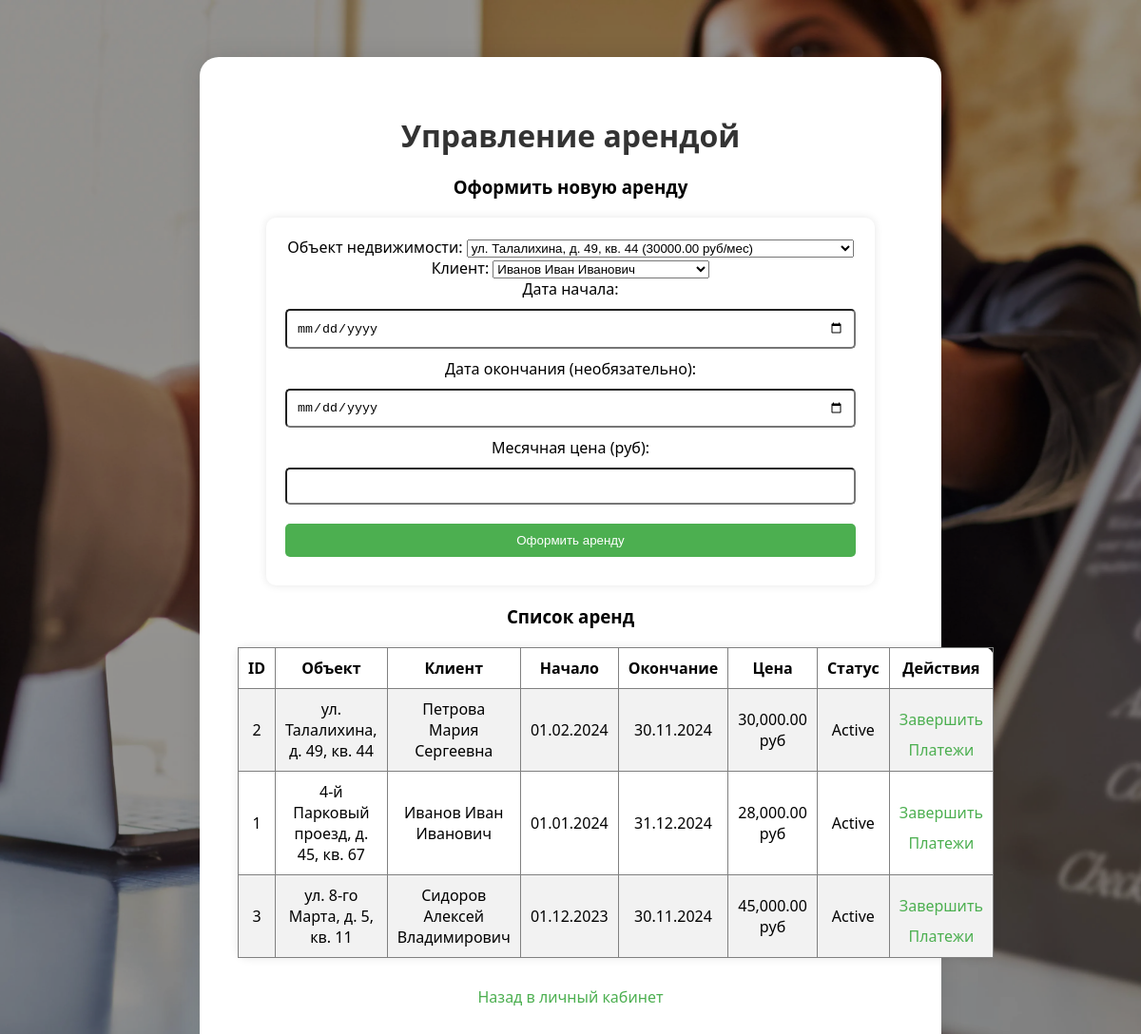
/01v/rentals.php (signed in), run on the app's committed database.
### tables this page shows
CREATE TABLE `rentals` (
  `rental_id` int(11) NOT NULL,
  `property_id` int(11) NOT NULL,
  `client_id` int(11) NOT NULL,
  `user_id` int(11) NOT NULL,
  `start_date` datetime NOT NULL,
  `end_date` datetime DEFAULT NULL,
  `monthly_price` decimal(10,2) NOT NULL,
  `status` enum('Active','Completed','Canceled') DEFAULT 'Active'
);

CREATE TABLE `properties` (
  `property_id` int(11) NOT NULL,
  `address` varchar(255) NOT NULL,
  `category_id` int(11) NOT NULL,
  `square_meters` decimal(10,2) DEFAULT NULL,
  `rooms` int(11) DEFAULT NULL,
  `status` enum('Available','Occupied','Dirty','Cleaning Scheduled','Ready') DEFAULT 'Available',
  `cleaning_date` date DEFAULT NULL,
  `monthly_price` decimal(10,2) NOT NULL,
  `description` text DEFAULT NULL
);

CREATE TABLE `clients` (
  `client_id` int(11) NOT NULL,
  `full_name` varchar(100) NOT NULL,
  `phone` varchar(20) NOT NULL,
  `email` varchar(100) DEFAULT NULL,
  `passport_data` varchar(100) DEFAULT NULL
);

### 01v/rentals.php (the view, shortened to what this page needs)
<?php
require 'db.php';
$rentals = $mysqli->query("
    SELECT r.*, p.address, c.full_name AS client_name
    FROM rentals r
    JOIN properties p ON r.property_id = p.property_id
    JOIN clients c ON r.client_id = c.client_id
    ORDER BY r.start_date DESC
")->fetch_all(MYSQLI_ASSOC);
$properties = $mysqli->query("SELECT * FROM properties WHERE status = 'Available'")->fetch_all(MYSQLI_ASSOC);
$clients = $mysqli->query("SELECT * FROM clients")->fetch_all(MYSQLI_ASSOC);
?>
<link rel="stylesheet" href="style.css">
<div class="welcome-container">
    <div class="welcome-box">
        <h1>Управление арендой</h1>
        <h3>Оформить новую аренду</h3>
        <form method="post">
            <div>
                <label>Объект недвижимости:</label>
                <select name="property_id" required>
                    <?php foreach ($properties as $property): ?>
                        <option value="<?= $property['property_id'] ?>">
                            <?= htmlspecialchars($property['address']) ?> (<?= $property['monthly_price'] ?> руб/мес)
                        </option>
                    <?php endforeach; ?>
                </select>
            </div>
            <div>
                <label>Клиент:</label>
                <select name="client_id" required>
                    <?php foreach ($clients as $client): ?>
                        <option value="<?= $client['client_id'] ?>"><?= htmlspecialchars($client['full_name']) ?></option>
                    <?php endforeach; ?>
                </select>
            </div>
            <div>
                <label>Дата начала:</label>
                <input type="date" name="start_date" required>
            </div>
            <div>
                <label>Дата окончания (необязательно):</label>
                <input type="date" name="end_date">
            </div>
            <div>
                <label>Месячная цена (руб):</label>
                <input type="number" step="0.01" name="monthly_price" required>
            </div>
            <button type="submit" name="add_rental">Оформить аренду</button>
        </form>
        <h3>Список аренд</h3>
        <table border="1">
            <tr>
                <th>ID</th>
                <th>Объект</th>
                <th>Клиент</th>
                <th>Начало</th>
                <th>Окончание</th>
                <th>Цена</th>
                <th>Статус</th>
                <th>Действия</th>
            </tr>
            <?php foreach ($rentals as $rental): ?>
            <tr>
                <td><?= $rental['rental_id'] ?></td>
                <td><?= htmlspecialchars($rental['address']) ?></td>
                <td><?= htmlspecialchars($rental['client_name']) ?></td>
                <td><?= date('d.m.Y', strtotime($rental['start_date'])) ?></td>
                <td><?= $rental['end_date'] ? date('d.m.Y', strtotime($rental['end_date'])) : '—' ?></td>
                <td><?= number_format($rental['monthly_price'], 2) ?> руб</td>
                <td><?= $rental['status'] ?></td>
                <td>
                    <?php if ($rental['status'] == 'Active'): ?>
                        <a href="rentals.php?complete_rental=<?= $rental['rental_id'] ?>">Завершить</a>
                    <?php endif; ?>
                    <a href="payments.php?rental_id=<?= $rental['rental_id'] ?>">Платежи</a>
                </td>
            </tr>
            <?php endforeach; ?>
        </table>
        <p><a href="dashboard.php">Назад в личный кабинет</a></p>
    </div>
</div>

### 01v/style.css (style rules this page uses)
form, table { max-width: 600px; margin: 20px auto; padding: 20px; background: white; border-radius: 10px; box-shadow: 0 0 10px rgba(0,0,0,0.1); }
input, button { padding: 10px; margin: 10px 0; width: 100%; box-sizing: border-box; border-radius: 5px; }
button { background: #4CAF50; border-radius: 5px; color: white; border: none; cursor: pointer; }
a { text-decoration: none; display: inline-block; margin-top: 10px; color: #4CAF50; }
table { border-collapse: collapse; }
table th, table td { padding: 10px; text-align: center; }
table tr:nth-child(even) { background-color: #f2f2f2; }
.welcome-container { display: flex; justify-content: center; margin-top: 60px; }
.welcome-box { max-width: 700px; background: #ffffff; padding: 40px; border-radius: 20px; text-align: center; box-shadow: 0 0 25px rgba(0,0,0,0.1); }
.welcome-box h1 { font-size: 32px; margin-bottom: 20px; color: #333; }

### data on the page
rentals: rental_id "2", property.address "ул. Талалихина, д. 49, кв. 44", client.full_name "Петрова Мария Сергеевна", start_date "01.02.2024", end_date "30.11.2024", monthly_price "30,000.00", status "Active"
rentals: rental_id "1", property.address "4-й Парковый проезд, д. 45, кв. 67", client.full_name "Иванов Иван Иванович", start_date "01.01.2024", end_date "31.12.2024", monthly_price "28,000.00", status "Active"
rentals: rental_id "3", property.address "ул. 8-го Марта, д. 5, кв. 11", client.full_name "Сидоров Алексей Владимирович", start_date "01.12.2023", end_date "30.11.2024", monthly_price "45,000.00", status "Active"

### other printed values
form field property_id "ул. Талалихина, д. 49, кв. 44 (30000.00 руб/мес)"
form field client_id "Иванов Иван Иванович"
